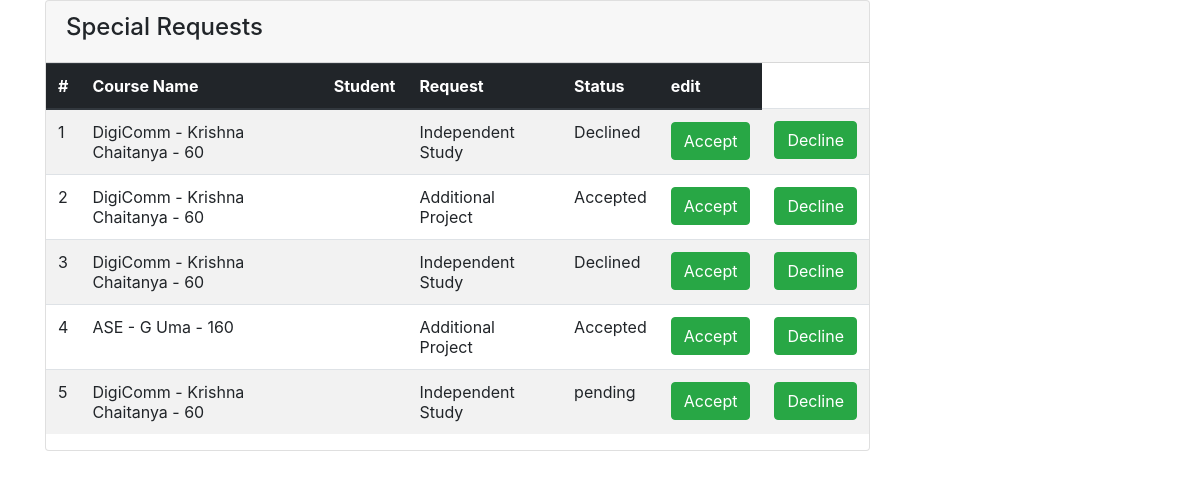
Page /users/approve_req/ on the committed database.
### users/models.py (models this page shows, shortened)
class BufferSpecialPermissionsTable(models.Model):
	course = models.ForeignKey(Course, on_delete=models.CASCADE)
	req = models.CharField(max_length=20)
	status = models.CharField(max_length=4, default='pending')
	email = models.CharField(max_length=30)

class Course(models.Model):
	name = models.CharField(max_length=20)
	prof = models.CharField(max_length=20)
	max_students = models.IntegerField()
	def __str__(self):
		return u'%s - %s - %s' % (self.name, self.prof, self.max_students)

### users/views.py (the view)
# urls.py: path('approve_req/', views.approve_req, name='approve_req'),
def approve_req(request):
	special_reqs = BufferSpecialPermissionsTable.objects.all()
	context = {'special_reqs': special_reqs}
	return render(request, 'users/approve_req.html', context)

### users/templates/users/approve_req.html (shortened to what this page needs)
<head>
  <link rel="stylesheet" href="https://use.fontawesome.com/releases/v5.0.13/css/all.css"
>
  <link rel="stylesheet" href="https://stackpath.bootstrapcdn.com/bootstrap/4.1.1/css/bootstrap.min.css"
>
  <link rel="stylesheet" href="css/style.css">
</head>
<section id="posts">
<div class="container">
  <div class="row">
    <div class="col-md-9">
      <div class="card">
        <div class="card-header">
          <h4>Special Requests</h4>
        </div>
        <table class="table table-striped">
          <thead class="thead-dark">
            <tr>
              <th>#</th>
              <th>Course Name</th>
              <th>Student</th>
              <th>Request</th>
              <th>Status</th>
              <th>edit</th>
            </tr>
          </thead>
          <tbody>
            {% for request in special_reqs %}
              <tr>
                <td>{{request.id}}</td>
                <td>{{request.course}}</td>
                <td>{{user.username}}</td>
                <td>{{request.req}}</td>
                <td>{{request.status}}</td>
                <td><a href="{% url 'users:special_req_res_acc' request.id %}" class="btn btn-success btn-block" data-toggle="modal" data-target="#approveSpecialRequest">Accept</a></td>
                <td><a href="{% url 'users:special_req_res_dec' request.id %}" class="btn btn-success btn-block" data-toggle="modal" data-target="#approveSpecialRequest">Decline</a></td>
            {% endfor %}
          </tbody>
        </table>
      </div>
    </div>
      </div>
    </div>
</section>

### rows in the picture
BufferSpecialPermissionsTable: id "1", course "DigiComm - Krishna Chaitanya - 60", req "Independent Study", status "Declined"
BufferSpecialPermissionsTable: id "2", course "DigiComm - Krishna Chaitanya - 60", req "Additional Project", status "Accepted"
BufferSpecialPermissionsTable: id "3", course "DigiComm - Krishna Chaitanya - 60", req "Independent Study", status "Declined"
BufferSpecialPermissionsTable: id "4", course "ASE - G Uma - 160", req "Additional Project", status "Accepted"
BufferSpecialPermissionsTable: id "5", course "DigiComm - Krishna Chaitanya - 60", req "Independent Study", status "pending"
